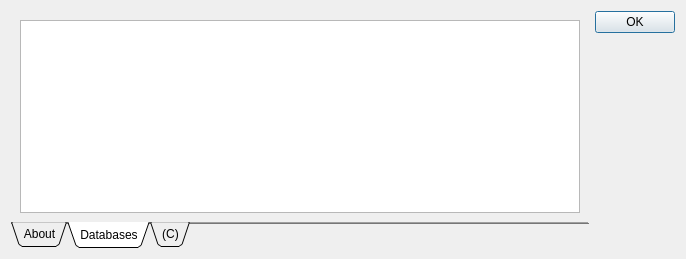
<?xml version="1.0" encoding="UTF-8"?>
<ui version="4.0">
 <class>AboutBoxDialog</class>
 <widget class="QDialog" name="AboutBoxDialog">
  <property name="geometry">
   <rect>
    <x>0</x>
    <y>0</y>
    <width>686</width>
    <height>259</height>
   </rect>
  </property>
  <property name="minimumSize">
   <size>
    <width>686</width>
    <height>259</height>
   </size>
  </property>
  <property name="maximumSize">
   <size>
    <width>686</width>
    <height>259</height>
   </size>
  </property>
  <property name="windowTitle">
   <string>About DDM</string>
  </property>
  <layout class="QHBoxLayout" name="horizontalLayout">
   <item>
    <widget class="QTabWidget" name="tabWidget">
     <property name="tabPosition">
      <enum>QTabWidget::South</enum>
     </property>
     <property name="tabShape">
      <enum>QTabWidget::Triangular</enum>
     </property>
     <property name="currentIndex">
      <number>1</number>
     </property>
     <property name="elideMode">
      <enum>Qt::ElideNone</enum>
     </property>
     <property name="usesScrollButtons">
      <bool>false</bool>
     </property>
     <property name="documentMode">
      <bool>true</bool>
     </property>
     <property name="tabsClosable">
      <bool>false</bool>
     </property>
     <widget class="QWidget" name="tabWidgetPage1" native="true">
      <attribute name="title">
       <string>About</string>
      </attribute>
      <widget class="QLabel" name="label">
       <property name="geometry">
        <rect>
         <x>0</x>
         <y>0</y>
         <width>51</width>
         <height>61</height>
        </rect>
       </property>
       <property name="text">
        <string/>
       </property>
       <property name="pixmap">
        <pixmap resource="../dbm.qrc">:/images/actions/images/big/icon.png</pixmap>
       </property>
      </widget>
      <widget class="QLabel" name="label_2">
       <property name="geometry">
        <rect>
         <x>60</x>
         <y>0</y>
         <width>331</width>
         <height>111</height>
        </rect>
       </property>
       <property name="text">
        <string>Database Deployment Manager v0.1l

© 2009 - 2014 - The Unauthorized Frog project

</string>
       </property>
       <property name="textFormat">
        <enum>Qt::PlainText</enum>
       </property>
       <property name="scaledContents">
        <bool>true</bool>
       </property>
      </widget>
      <widget class="QLabel" name="label_3">
       <property name="geometry">
        <rect>
         <x>390</x>
         <y>10</y>
         <width>151</width>
         <height>211</height>
        </rect>
       </property>
       <property name="text">
        <string/>
       </property>
       <property name="pixmap">
        <pixmap resource="../dbm.qrc">:/images/actions/images/unaf.png</pixmap>
       </property>
      </widget>
     </widget>
     <widget class="QWidget" name="tab">
      <attribute name="title">
       <string>Databases</string>
      </attribute>
      <layout class="QHBoxLayout" name="horizontalLayout_2">
       <item>
        <widget class="QTextEdit" name="textEdit"/>
       </item>
      </layout>
     </widget>
     <widget class="QWidget" name="tabWidgetPage2" native="true">
      <attribute name="title">
       <string>(C)</string>
      </attribute>
      <layout class="QVBoxLayout" name="verticalLayout">
       <item>
        <widget class="QLabel" name="label_4">
         <property name="text">
          <string>Fugue © Yusuke Kamiyamane, Oxygen Project, 
Free Application Icon Pack by Aha-Soft Team 
Vaga Icons © Ed Merritt
Crystal Icons © YellowIcon

Frog - The unauthorized frog is from a mug.
Do you own the copyright for the Frog? Please contact us.</string>
         </property>
        </widget>
       </item>
      </layout>
     </widget>
    </widget>
   </item>
   <item>
    <widget class="QDialogButtonBox" name="buttonBox">
     <property name="orientation">
      <enum>Qt::Vertical</enum>
     </property>
     <property name="standardButtons">
      <set>QDialogButtonBox::Ok</set>
     </property>
    </widget>
   </item>
  </layout>
 </widget>
 <resources>
  <include location="../dbm.qrc"/>
 </resources>
 <connections>
  <connection>
   <sender>buttonBox</sender>
   <signal>accepted()</signal>
   <receiver>AboutBoxDialog</receiver>
   <slot>accept()</slot>
   <hints>
    <hint type="sourcelabel">
     <x>248</x>
     <y>254</y>
    </hint>
    <hint type="destinationlabel">
     <x>157</x>
     <y>274</y>
    </hint>
   </hints>
  </connection>
  <connection>
   <sender>buttonBox</sender>
   <signal>rejected()</signal>
   <receiver>AboutBoxDialog</receiver>
   <slot>reject()</slot>
   <hints>
    <hint type="sourcelabel">
     <x>316</x>
     <y>260</y>
    </hint>
    <hint type="destinationlabel">
     <x>286</x>
     <y>274</y>
    </hint>
   </hints>
  </connection>
 </connections>
</ui>
